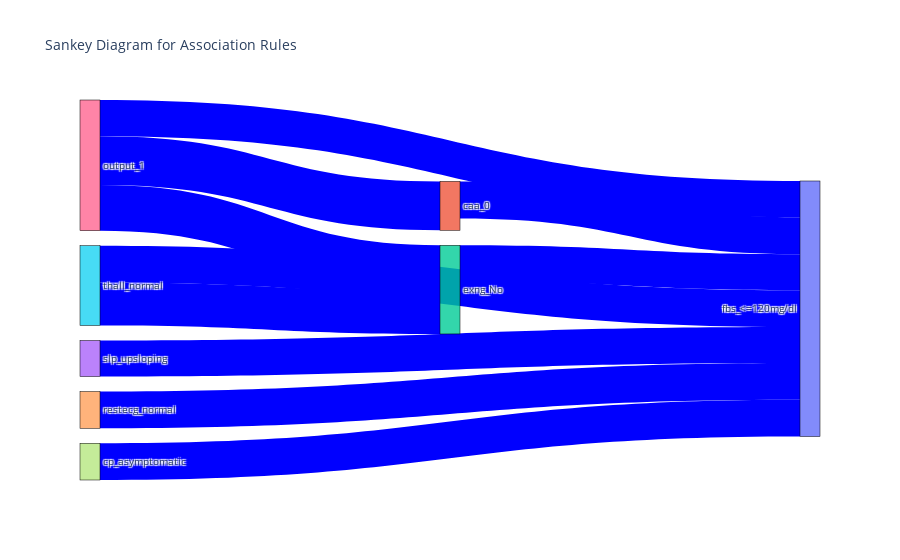

The cell this chart's notebook holds for it:
### Code cell
antecedents = STRONG_ASSOCIATION_RULES['antecedents'].apply(lambda x: ', '.join(list(x))).tolist()
consequents = STRONG_ASSOCIATION_RULES['consequents'].apply(lambda x: ', '.join(list(x))).tolist()
lifts = STRONG_ASSOCIATION_RULES['lift']

nodes = list(set(antecedents + consequents))
node_indicies = {node: i for i, node in enumerate(nodes)}

links = []
for ancentent, consequent, lift in zip(antecedents, consequents, lifts):
    links.append({
        'source': node_indicies[ancentent],
        'target': node_indicies[consequent],
        'value': lift
    })

fig = go.Figure(data=[go.Sankey(
    node = dict(
      pad = 15,
      thickness = 20,
      line = dict(color = "black", width = 0.5),
      label = nodes
    ),
    link = dict(
      source = [link['source'] for link in links],
      target = [link['target'] for link in links],
      value = [link['value'] for link in links],
      color = 'blue',
    ))])
fig.update_layout(title_text="Sankey Diagram for Association Rules", font_size=10)
fig.show()

### Figure 1 — Plotly figure (JSON) as saved in the notebook; plotly's stock layout.template omitted (floating-point values rounded to 4 significant figures)
{"data": [{"link": {"color": "blue", "source": [6, 6, 5, 1, 4, 5, 7, 6, 3, 2], "target": [1, 2, 2, 0, 0, 0, 0, 0, 0, 0], "value": [1.367, 1.278, 1.202, 1.037, 1.028, 1.028, 1.027, 1.011, 1.009, 1.007]}, "node": {"label": ["fbs_<=120mg/dl", "caa_0", "exng_No", "slp_upsloping", "restecg_normal", "thall_normal", "output_1", "cp_asymptomatic"], "line": {"color": "black", "width": 0.5}, "pad": 15, "thickness": 20}, "type": "sankey"}], "layout": {"font": {"size": 10}, "title": {"text": "Sankey Diagram for Association Rules"}}}
